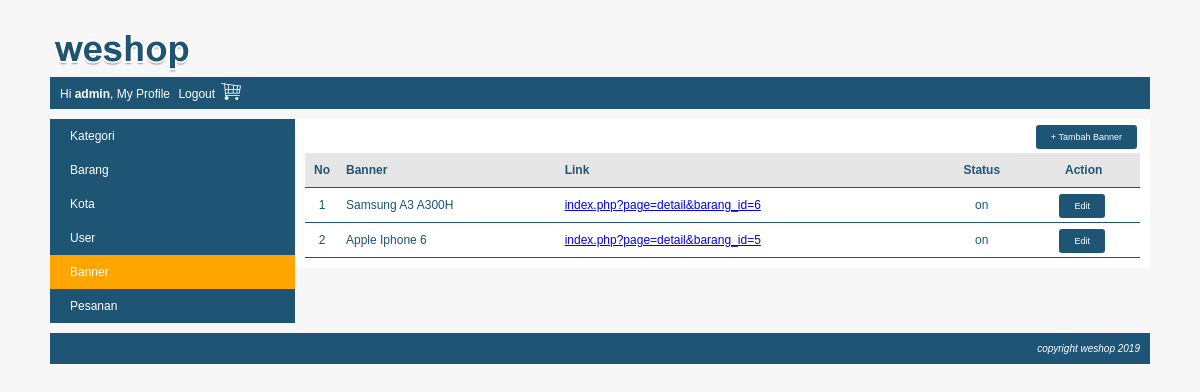
The app's page /index.php?page=my_profile&module=banner&action=list (signed in) with its own data.
### tables this page shows
CREATE TABLE `banner` (
  `banner_id` int(10) NOT NULL,
  `banner` varchar(100) NOT NULL,
  `gambar` varchar(150) NOT NULL,
  `link` varchar(500) NOT NULL,
  `status` enum('on','off') NOT NULL
);

### module/banner/list.php (the view)
<div id="frame-tambah">
	<a class="tombol-action" href="<?php echo BASE_URL."index.php?page=my_profile&module=banner&action=form"; ?>">+ Tambah Banner</a>
</div>
<?php
    $no=1;
    $queryBanner = mysqli_query($koneksi, "SELECT * FROM banner ORDER BY banner_id DESC");
    if(mysqli_num_rows($queryBanner) == 0)
    {
        echo "<h3>Saat ini belum ada banner di dalam database</h3>";
    }
    else
    {
        echo "<table class='table-list'>";
            echo "<tr class='baris-title'>
                    <th class='kolom-nomor'>No</th>
                    <th class='kiri'>Banner</th>
                    <th class='kiri'>Link</th>
                    <th class='tengah'>Status</th>
                    <th class='tengah'>Action</th>
                 </tr>";
            while($rowBanner=mysqli_fetch_array($queryBanner))
            {
                echo "<tr>
                        <td class='kolom-nomor'>$no</td>
                        <td>$rowBanner[banner]</td>
                        <td><a target='blank' href='".BASE_URL."$rowBanner[link]'>$rowBanner[link]</a></td>
                        <td class='tengah'>$rowBanner[status]</td>
                        <td class='tengah'><a class='tombol-action' href='".BASE_URL."index.php?page=my_profile&module=banner&action=form&banner_id=$rowBanner[banner_id]"."'>Edit</a></td>
                     </tr>";
                $no++;
            }
        echo "</table>";
    }
?>

### css/style.css (style rules this page uses)
body { font-family:arial; font-size:12px; color:#1e5474; background:#F7F7F7; margin:0px; }
.table-list { width: 100%; border-collapse: collapse; }
.table-list tr { border-bottom: 1px solid #1e5474; }
.table-list tr.baris-title { background: #E6E6E6; }
.table-list tr th, .table-list tr td { padding: 10px 7px; }
.kolom-nomor { width: 20px; text-align: center; }
.tengah { text-align: center; }
.kiri { text-align: left; }
#frame-tambah { margin-bottom: 10px; text-align: right; }
.tombol-action { background: #1e5474; color: white; padding: 7px 15px; border-radius: 3px; cursor: pointer; text-decoration: none; margin-right: 3px; font-size: 9px; }

### records on screen
banner: banner "Samsung A3 A300H", link "index.php?page=detail&barang_id=6", status "on"
banner: banner "Apple Iphone 6", link "index.php?page=detail&barang_id=5", status "on"

### other values on screen
$nama "admin"
